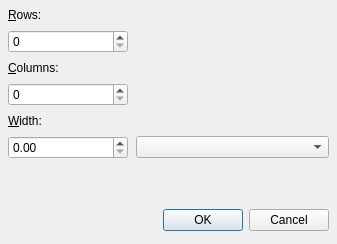
<?xml version="1.0" encoding="UTF-8"?>
<ui version="4.0">
 <class>TableSettingsDialog</class>
 <widget class="QDialog" name="TableSettingsDialog">
  <property name="windowModality">
   <enum>Qt::WindowModal</enum>
  </property>
  <property name="geometry">
   <rect>
    <x>0</x>
    <y>0</y>
    <width>337</width>
    <height>244</height>
   </rect>
  </property>
  <property name="minimumSize">
   <size>
    <width>337</width>
    <height>244</height>
   </size>
  </property>
  <property name="windowTitle">
   <string extracomment="Dialog for insertion of the new table settings">Table settings</string>
  </property>
  <property name="locale">
   <locale language="English" country="UnitedStates"/>
  </property>
  <layout class="QVBoxLayout" name="verticalLayout">
   <property name="spacing">
    <number>8</number>
   </property>
   <property name="margin">
    <number>8</number>
   </property>
   <item>
    <layout class="QVBoxLayout" name="numRowsVerticalLayout">
     <item>
      <widget class="QLabel" name="numRowsLabel">
       <property name="text">
        <string>&amp;Rows:</string>
       </property>
       <property name="buddy">
        <cstring>numRowsSpinBox</cstring>
       </property>
      </widget>
     </item>
     <item>
      <widget class="QSpinBox" name="numRowsSpinBox">
       <property name="maximumSize">
        <size>
         <width>120</width>
         <height>25</height>
        </size>
       </property>
       <property name="toolTip">
        <string>Number of rows in the new table</string>
       </property>
      </widget>
     </item>
    </layout>
   </item>
   <item>
    <layout class="QVBoxLayout" name="numColumnsVerticalLayout">
     <item>
      <widget class="QLabel" name="numColumnsLabel">
       <property name="text">
        <string>&amp;Columns:</string>
       </property>
       <property name="buddy">
        <cstring>numColumnsSpinBox</cstring>
       </property>
      </widget>
     </item>
     <item>
      <widget class="QSpinBox" name="numColumnsSpinBox">
       <property name="maximumSize">
        <size>
         <width>120</width>
         <height>25</height>
        </size>
       </property>
       <property name="toolTip">
        <string>Number of columns in the table</string>
       </property>
      </widget>
     </item>
    </layout>
   </item>
   <item>
    <layout class="QGridLayout" name="tableWidthGridLayout">
     <item row="0" column="0">
      <widget class="QLabel" name="tableWidthLabel">
       <property name="text">
        <string>&amp;Width:</string>
       </property>
       <property name="buddy">
        <cstring>tableWidthDoubleSpinBox</cstring>
       </property>
      </widget>
     </item>
     <item row="1" column="0">
      <widget class="QDoubleSpinBox" name="tableWidthDoubleSpinBox">
       <property name="maximumSize">
        <size>
         <width>120</width>
         <height>25</height>
        </size>
       </property>
       <property name="toolTip">
        <string>Width of the table</string>
       </property>
      </widget>
     </item>
     <item row="1" column="1">
      <widget class="QComboBox" name="tableWidthModeComboBox">
       <property name="editable">
        <bool>false</bool>
       </property>
      </widget>
     </item>
    </layout>
   </item>
   <item>
    <widget class="QLabel" name="warningLine">
     <property name="enabled">
      <bool>true</bool>
     </property>
     <property name="sizePolicy">
      <sizepolicy hsizetype="Preferred" vsizetype="Preferred">
       <horstretch>0</horstretch>
       <verstretch>0</verstretch>
      </sizepolicy>
     </property>
     <property name="text">
      <string/>
     </property>
    </widget>
   </item>
   <item>
    <widget class="QDialogButtonBox" name="buttonBox">
     <property name="sizePolicy">
      <sizepolicy hsizetype="Expanding" vsizetype="Fixed">
       <horstretch>0</horstretch>
       <verstretch>0</verstretch>
      </sizepolicy>
     </property>
     <property name="minimumSize">
      <size>
       <width>300</width>
       <height>32</height>
      </size>
     </property>
     <property name="orientation">
      <enum>Qt::Horizontal</enum>
     </property>
     <property name="standardButtons">
      <set>QDialogButtonBox::Cancel|QDialogButtonBox::Ok</set>
     </property>
    </widget>
   </item>
  </layout>
 </widget>
 <resources/>
 <connections/>
</ui>
